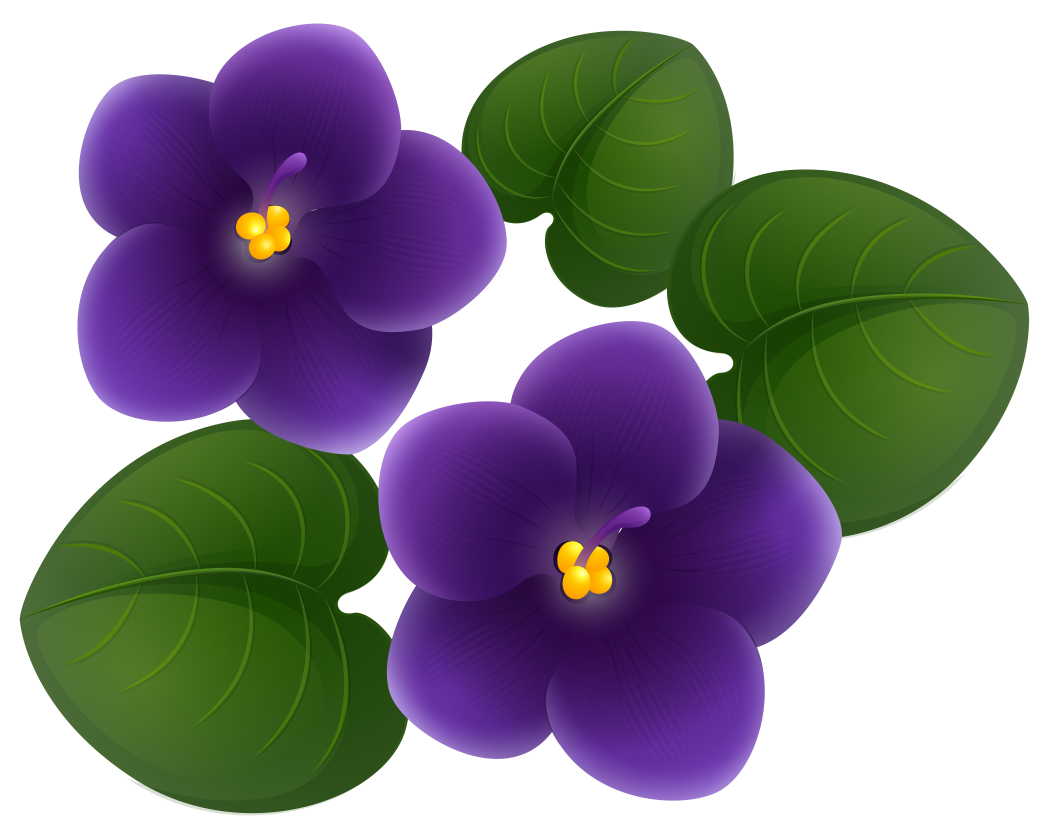
#> input picture source/lf3h_chlv_161216.jpg, 5244 x 4195 px (shown at 1/5 size); its folder holds 2 pictures in this run
$ python make_icons.py
#> lines starting #> are read from the running program, lines starting #| are printed output that depends on the picture; after the words box and inside, x2 and y2 are one past the last pixel; in counts of white or black regions, pixels touching at a corner belong together
"""Create the site icons in site/ from the illustration in source/.

One bloom is cropped from the illustration, the white background and the neighbouring leaves
are made transparent, and the result is written at the sizes browsers and phones ask for.
Needs Pillow (development only; the site itself does not):  .venv\\Scripts\\pip install pillow
Usage:  .venv\\Scripts\\python scripts\\make_icons.py
"""
from pathlib import Path

from PIL import Image, ImageFilter

ROOT = Path(__file__).resolve().parent.parent
SRC = ROOT / "source" / "lf3h_chlv_161216.jpg"
OUT = ROOT / "site"
ICONS = OUT / "icons"

# Crop box around the top-left bloom, as fractions of the 5244 x 4195 original.
BOX = (341 / 5244, 105 / 4195, 2594 / 5244, 2358 / 4195)


def largest_shape(mask):
    """Keep only the biggest connected opaque region of an 'L' mask (4-connected flood fill)."""
    w, h = mask.size
    px = mask.load()
    label = [[0] * w for _ in range(h)]
    best, best_n, n_labels = 0, 0, 0
    for sy in range(h):
        for sx in range(w):
            if px[sx, sy] <= 128 or label[sy][sx]:
                continue
            n_labels += 1
            stack, size = [(sx, sy)], 0
            label[sy][sx] = n_labels
            while stack:
                x, y = stack.pop()
                size += 1
                for nx, ny in ((x + 1, y), (x - 1, y), (x, y + 1), (x, y - 1)):
                    if 0 <= nx < w and 0 <= ny < h and not label[ny][nx] and px[nx, ny] > 128:
                        label[ny][nx] = n_labels
                        stack.append((nx, ny))
            if size > best_n:
                best, best_n = n_labels, size
    out = Image.new("L", (w, h), 0)
    op = out.load()
    for y in range(h):
        row = label[y]
        for x in range(w):
            if row[x] == best:
                op[x, y] = 255
    return out


def bloom():
    im = Image.open(SRC).convert("RGB")
#> im is the input picture: PIL image 5244x4195 RGB; mean R, G, B 141.9, 139.1, 145.8
    w, h = im.size
#> w = 5244; h = 4195
    box = tuple(round(v * s) for v, s in zip(BOX, (w, h, w, h)))
#> box = (341, 105, 2594, 2358)
    im = im.crop(box).resize((1024, 1024), Image.LANCZOS)
#> im: PIL image 1024x1024 RGB
    px = im.load()
    alpha = Image.new("L", im.size, 255)
#> alpha: PIL image 1024x1024 L; every value is 255
    ap = alpha.load()
    for y in range(im.height):
        for x in range(im.width):
            r, g, b = px[x, y]
            white = r > 232 and g > 232 and b > 232
            green = g > r + 8 and g > b + 8       # leaves nearby are green, the bloom is purple/yellow
            if white or green:
                ap[x, y] = 0
    alpha = alpha.filter(ImageFilter.MinFilter(5))  # drop the pale fringe
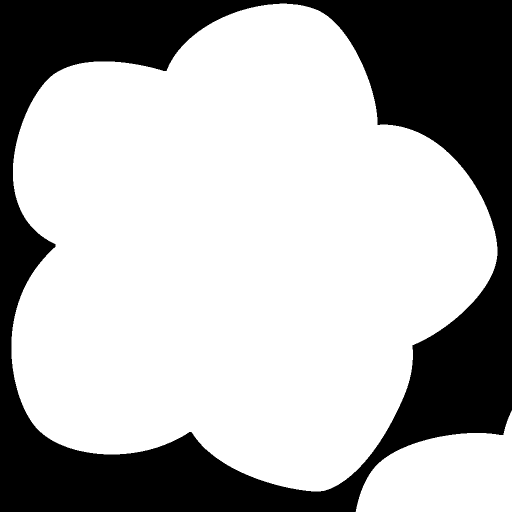
#> alpha: PIL image 1024x1024 L (shown at 1/2 size); 69% white; 1 black region, box (x1, y1, x2, y2) and area: (0, 0, 1024, 1024) 324758
    alpha = largest_shape(alpha).filter(ImageFilter.GaussianBlur(1.2))  # drop pieces of neighbouring flowers
#> in largest_shape, `out = Image.new("L", (w, h), 0)`: out: PIL image 1024x1024 L; every value is 0
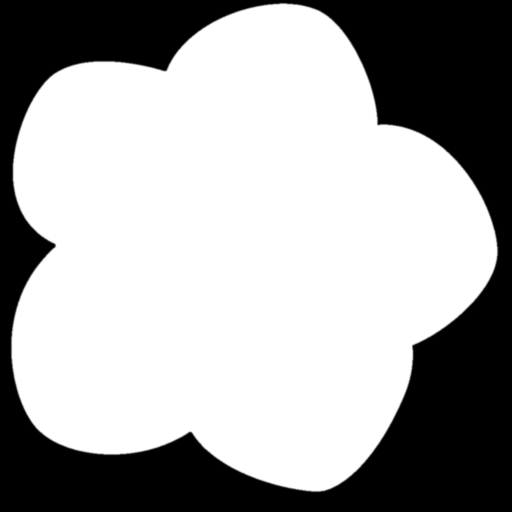
#> alpha: PIL image 1024x1024 L (shown at 1/2 size); min 0, max 255, mean 165.9
    im.putalpha(alpha)
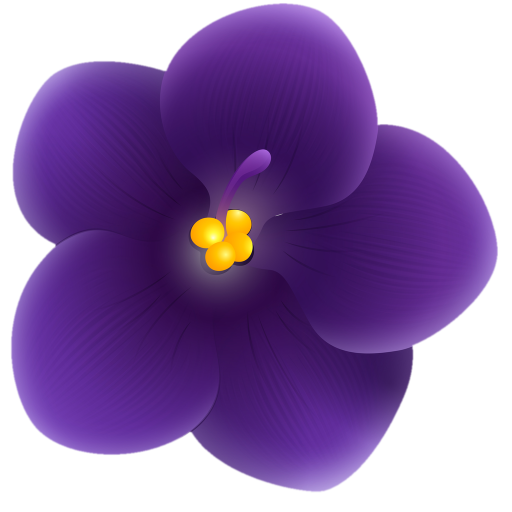
#> im: PIL image 1024x1024 RGBA (shown at 1/2 size); mean R, G, B, A 125.6, 97.6, 151, 165.9; transparent parts drawn white
    bbox = im.getchannel("A").point(lambda a: 255 if a > 20 else 0).getbbox()
#> bbox = (21, 5, 997, 985)
    im = im.crop(bbox)
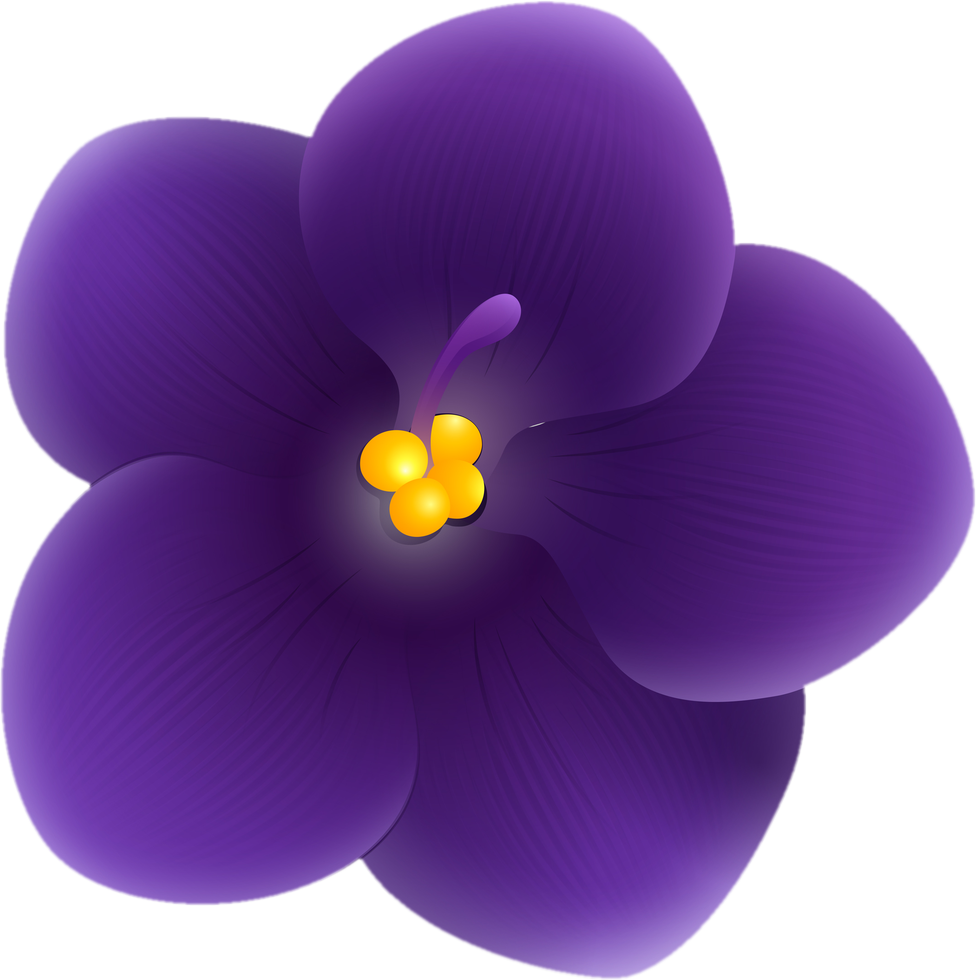
#> im: PIL image 976x980 RGBA; mean R, G, B, A 122.1, 90.8, 150.2, 181.8; transparent parts drawn white
    side = max(im.size)
#> side = 980
    sq = Image.new("RGBA", (side, side), (0, 0, 0, 0))
#> sq: PIL image 980x980 RGBA; every value is 0
    sq.paste(im, ((side - im.width) // 2, (side - im.height) // 2))
    pad = round(side * 0.04)
#> pad = 39
    out = Image.new("RGBA", (side + 2 * pad, side + 2 * pad), (0, 0, 0, 0))
#> out: PIL image 1058x1058 RGBA; every value is 0
    out.paste(sq, (pad, pad))
    return out


def main():
    ICONS.mkdir(parents=True, exist_ok=True)
    b = bloom()
    master = b.resize((512, 512), Image.LANCZOS)
    master.save(ICONS / "icon-512.png")
    b.resize((192, 192), Image.LANCZOS).save(ICONS / "icon-192.png")
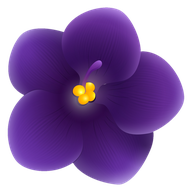
#> saved as icon-192.png: PIL image 192x192 RGBA; mean R, G, B, A 56.6, 28.9, 81.6, 155.4; transparent parts drawn white
    b.resize((64, 64), Image.LANCZOS).save(ICONS / "logo.png")      # header logo (shown at 32px)
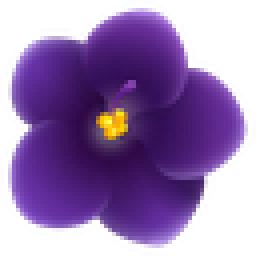
#> saved as logo.png: PIL image 64x64 RGBA (shown 4 times larger); mean R, G, B, A 64.3, 34.1, 92.1, 155.4; transparent parts drawn white
    # iOS home-screen icons cannot be transparent: place the bloom on the page background
    tile = Image.new("RGBA", (180, 180), (251, 249, 252, 255))
    small = b.resize((144, 144), Image.LANCZOS)
    tile.paste(small, (18, 18), small)
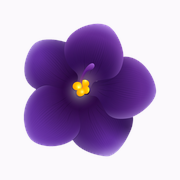
#> tile: PIL image 180x180 RGBA; mean R, G, B, A 187, 168.7, 202.8, 254.3; transparent parts drawn white
    tile.convert("RGB").save(ICONS / "apple-touch-icon.png")
    sizes = [(16, 16), (32, 32), (48, 48), (64, 64)]
    b.resize((64, 64), Image.LANCZOS).save(OUT / "favicon.ico", sizes=sizes)
    print("wrote", ", ".join(sorted(p.name for p in ICONS.iterdir())), "and favicon.ico")


if __name__ == "__main__":
    main()
